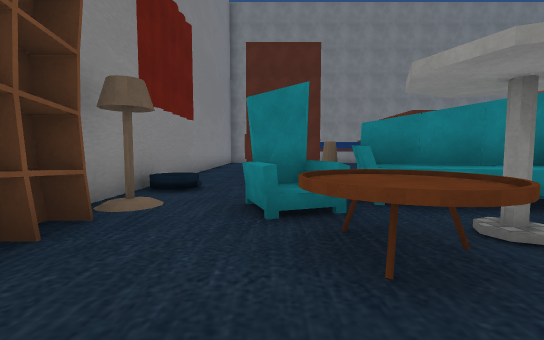
[1] (above)

19 first-person views from a walk through a Unity game level. The camera is 1.5 m above the floor, tilts 4° down and sees 90° across. The floor is counted in squares, 2 m on a side. Each view is taken from the middle of a square. On the plan, view 1 faces up. The plan holds only what a view shows up to about 10 squares ahead; the rest is blank. The place goes on beyond the plan. The player character is not drawn. Some surface patterns are stand-ins.

[2]
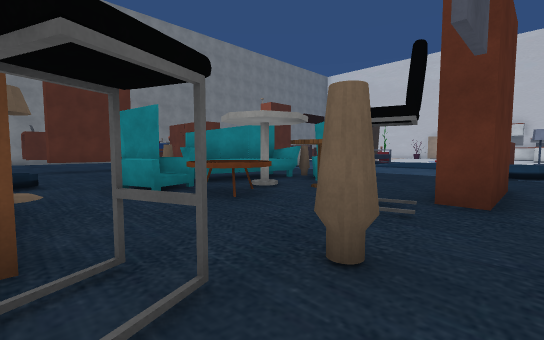

[3]
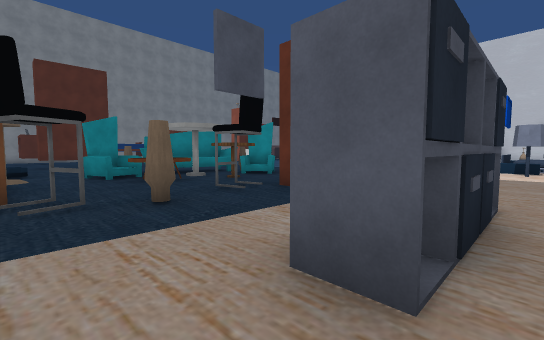

[4]
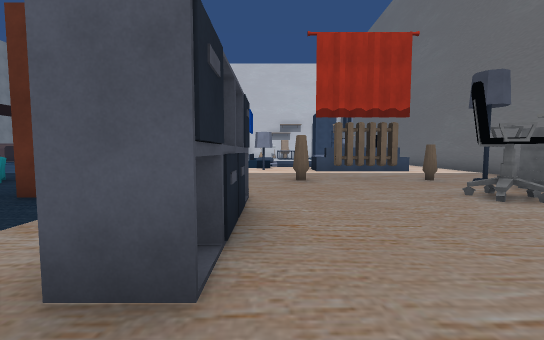

[5]
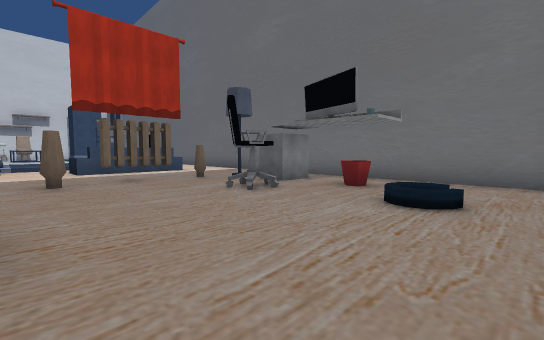

[6]
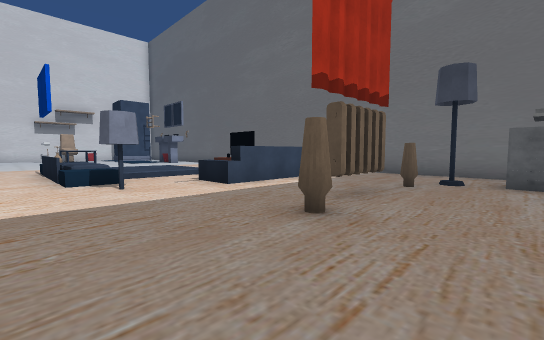

[7]
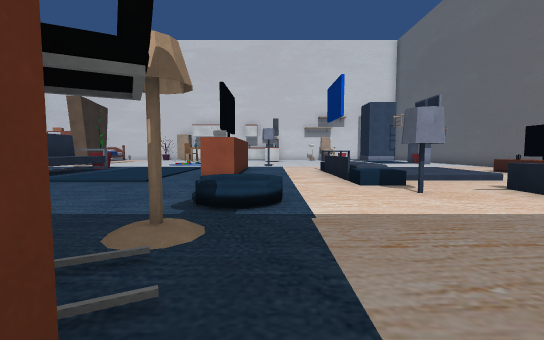

[8]
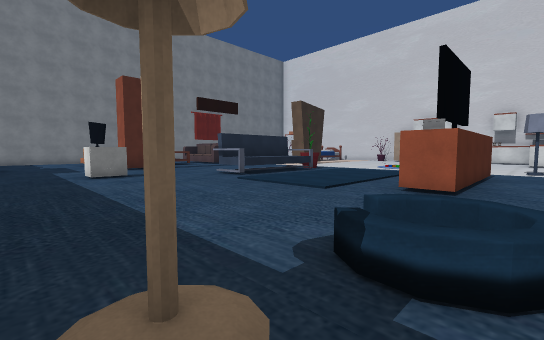

[9]
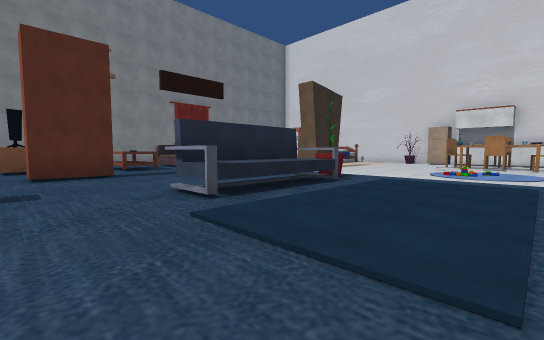

[10]
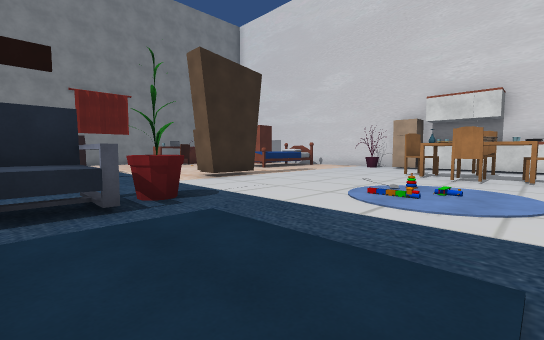

[11]
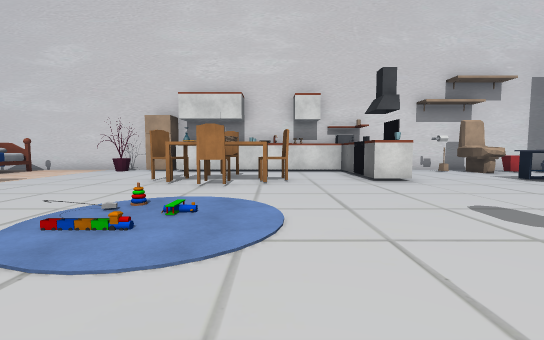

[12]
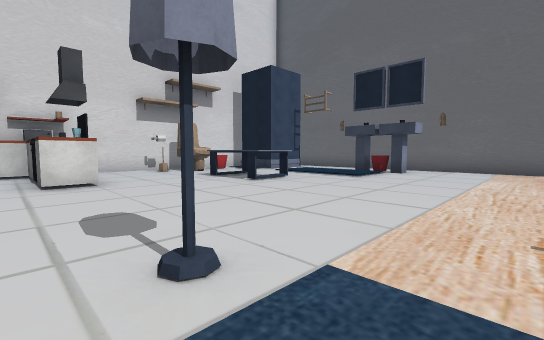

[13]
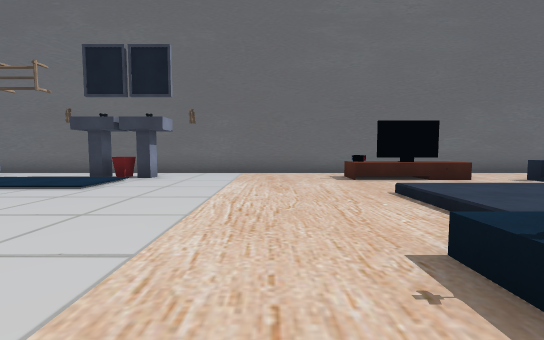

[14]
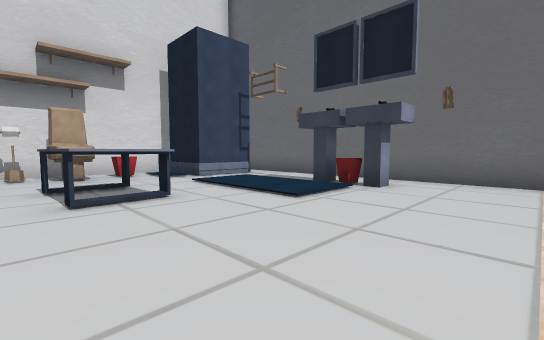

[15]
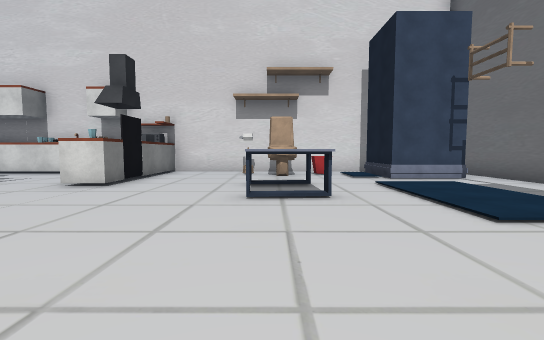

[16]
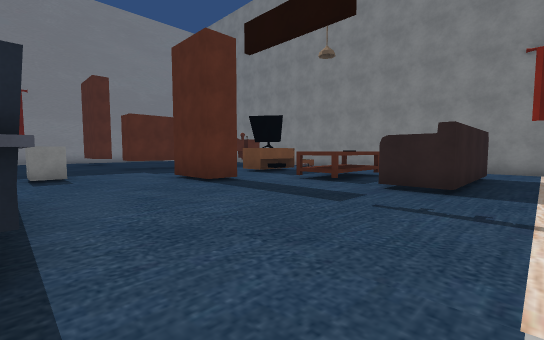

[17]
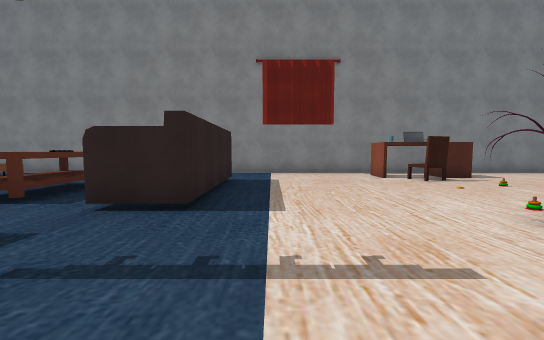

[18]
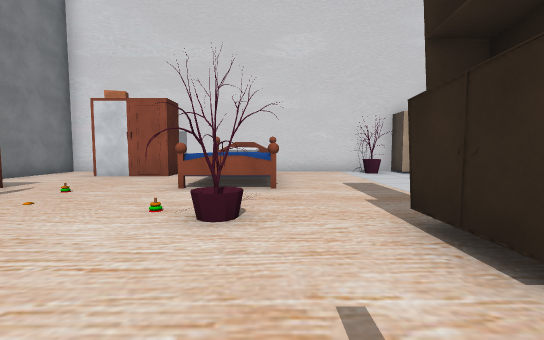

[19]
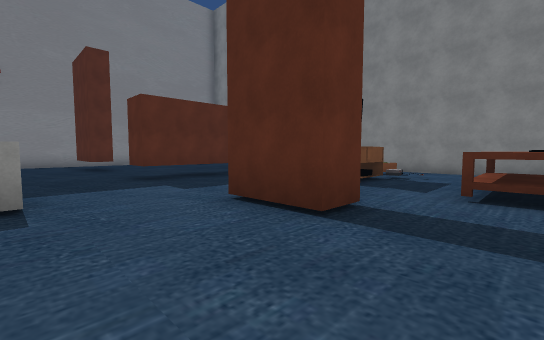

### Floor plan
Key: @ floor where view 1 was taken; # wall or solid block; x gap in a wall; . main floor; : floor 0.25 m higher than the main floor; / step, stairs or slope; = window, fence, low wall or low ledge; ^ raised ledge; A vase; C chair; T TV; I toilet; O other object.
Columns run from 3 left of view 1 to 27 right of it. Each row starts with its distance up from view 1.
 18            ######  ############
 17              ..    ....... ...#
 16             O..    ....#.#....
 15              ....  #....C...#
 14             TT..^  #........###
 13             TT..^. #.........#
 12        .#.  ....^.^#......^^^#
 11       ..#..............#..^ ^#
 10 #..##...#....##...........^^^##
  9 #.............................#
  8 #.....................#.......#
  7 #...  .....#.................##
  6 #=..     ......###x#.........##
  5 #=..A#.. ......^^^^^.........#
  4 ##.##^^#..................C..#
  3 ##.=^..^A................O...#
  2  ^..^O./#................C.C.#
  1  ^....O..................OC..#
  0  #C@C..........#    .........#
 -1  ..A..##C../...####..........#
 -2  ........../.........#....#####
 -3  .... ........................#
 -4  ..###.......^x==O............#
 -5  ............^///^...........##
 -6  .......A...../::/......OOO.II#
 -7  .......x..^^./::/.......O....#
 -8  .......x..#  ////...........##
 -9  ./..C..A..# ........../::/...#
-10  ...#.#.... ^.^^^......////.###
-11  .....#.......^^^......##...#
-12  ............    ............
-13  #############################

Positions as (right, up) in squares from view 1, and headings:
1: (0, 0), facing up
2: (-2, -2), facing up-right
3: (-2, -5), facing up-right
4: (-2, -5), facing right
5: (-2, -5), facing down-right
6: (3, -3), facing down-right
7: (4, -2), facing right
8: (6, -2), facing up-right
9: (9, 1), facing up-right
10: (14, 1), facing up-right
11: (16, 1), facing right
12: (16, -1), facing down-right
13: (16, -3), facing down
14: (17, -5), facing down-right
15: (17, -6), facing right
16: (17, 6), facing up-left
17: (17, 8), facing up
18: (17, 10), facing right
19: (13, 7), facing up-left
